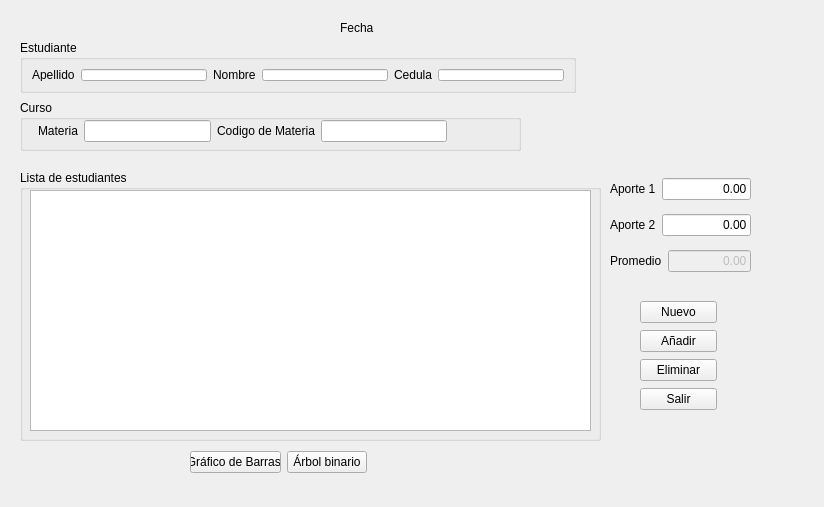
<?xml version="1.0" encoding="UTF-8"?>
<ui version="4.0">
 <class>widget</class>
 <widget class="QWidget" name="widget">
  <property name="geometry">
   <rect>
    <x>0</x>
    <y>0</y>
    <width>824</width>
    <height>507</height>
   </rect>
  </property>
  <property name="windowTitle">
   <string>Form</string>
  </property>
  <widget class="QGroupBox" name="groupBox_3">
   <property name="geometry">
    <rect>
     <x>20</x>
     <y>170</y>
     <width>581</width>
     <height>271</height>
    </rect>
   </property>
   <property name="title">
    <string>Lista de estudiantes</string>
   </property>
   <widget class="QTableWidget" name="lista">
    <property name="geometry">
     <rect>
      <x>10</x>
      <y>20</y>
      <width>561</width>
      <height>241</height>
     </rect>
    </property>
   </widget>
  </widget>
  <widget class="QWidget" name="layoutWidget_2">
   <property name="geometry">
    <rect>
     <x>610</x>
     <y>170</y>
     <width>141</width>
     <height>113</height>
    </rect>
   </property>
   <layout class="QVBoxLayout" name="verticalLayout_2">
    <item>
     <layout class="QHBoxLayout" name="horizontalLayout_2">
      <item>
       <widget class="QLabel" name="label_3">
        <property name="text">
         <string>Aporte 1</string>
        </property>
       </widget>
      </item>
      <item>
       <widget class="QLineEdit" name="Aporte1">
        <property name="enabled">
         <bool>true</bool>
        </property>
        <property name="text">
         <string>0.00</string>
        </property>
        <property name="alignment">
         <set>Qt::AlignRight|Qt::AlignTrailing|Qt::AlignVCenter</set>
        </property>
       </widget>
      </item>
     </layout>
    </item>
    <item>
     <layout class="QHBoxLayout" name="horizontalLayout_5">
      <item>
       <widget class="QLabel" name="label_8">
        <property name="text">
         <string>Aporte 2</string>
        </property>
       </widget>
      </item>
      <item>
       <widget class="QLineEdit" name="Aporte2">
        <property name="enabled">
         <bool>true</bool>
        </property>
        <property name="text">
         <string>0.00</string>
        </property>
        <property name="alignment">
         <set>Qt::AlignRight|Qt::AlignTrailing|Qt::AlignVCenter</set>
        </property>
       </widget>
      </item>
     </layout>
    </item>
    <item>
     <layout class="QHBoxLayout" name="horizontalLayout_3">
      <item>
       <widget class="QLabel" name="label_7">
        <property name="text">
         <string>Promedio</string>
        </property>
       </widget>
      </item>
      <item>
       <widget class="QLineEdit" name="Promedio">
        <property name="enabled">
         <bool>false</bool>
        </property>
        <property name="text">
         <string>0.00</string>
        </property>
        <property name="alignment">
         <set>Qt::AlignRight|Qt::AlignTrailing|Qt::AlignVCenter</set>
        </property>
       </widget>
      </item>
     </layout>
    </item>
   </layout>
  </widget>
  <widget class="QWidget" name="layoutWidget">
   <property name="geometry">
    <rect>
     <x>640</x>
     <y>300</y>
     <width>77</width>
     <height>112</height>
    </rect>
   </property>
   <layout class="QVBoxLayout" name="verticalLayout">
    <item>
     <widget class="QPushButton" name="btnnuevo">
      <property name="text">
       <string>Nuevo</string>
      </property>
     </widget>
    </item>
    <item>
     <widget class="QPushButton" name="btnanadir">
      <property name="text">
       <string>Añadir</string>
      </property>
     </widget>
    </item>
    <item>
     <widget class="QPushButton" name="btnEliminar">
      <property name="text">
       <string>Eliminar</string>
      </property>
     </widget>
    </item>
    <item>
     <widget class="QPushButton" name="btnsalir">
      <property name="text">
       <string>Salir</string>
      </property>
     </widget>
    </item>
   </layout>
  </widget>
  <widget class="QLabel" name="fecha">
   <property name="geometry">
    <rect>
     <x>340</x>
     <y>20</y>
     <width>201</width>
     <height>16</height>
    </rect>
   </property>
   <property name="text">
    <string>Fecha</string>
   </property>
  </widget>
  <widget class="QGroupBox" name="groupBox">
   <property name="geometry">
    <rect>
     <x>20</x>
     <y>40</y>
     <width>556</width>
     <height>53</height>
    </rect>
   </property>
   <property name="title">
    <string>Estudiante</string>
   </property>
   <layout class="QHBoxLayout" name="horizontalLayout_4">
    <item>
     <widget class="QLabel" name="label_2">
      <property name="text">
       <string>Apellido</string>
      </property>
     </widget>
    </item>
    <item>
     <widget class="QLineEdit" name="apellido"/>
    </item>
    <item>
     <widget class="QLabel" name="label">
      <property name="text">
       <string>Nombre</string>
      </property>
     </widget>
    </item>
    <item>
     <widget class="QLineEdit" name="nombre"/>
    </item>
    <item>
     <widget class="QLabel" name="label_5">
      <property name="text">
       <string>Cedula</string>
      </property>
     </widget>
    </item>
    <item>
     <widget class="QLineEdit" name="cedula"/>
    </item>
   </layout>
  </widget>
  <widget class="QGroupBox" name="groupBox_2">
   <property name="geometry">
    <rect>
     <x>20</x>
     <y>100</y>
     <width>501</width>
     <height>51</height>
    </rect>
   </property>
   <property name="title">
    <string>Curso</string>
   </property>
   <widget class="QWidget" name="layoutWidget">
    <property name="geometry">
     <rect>
      <x>18</x>
      <y>20</y>
      <width>409</width>
      <height>22</height>
     </rect>
    </property>
    <layout class="QHBoxLayout" name="horizontalLayout">
     <item>
      <widget class="QLabel" name="label_4">
       <property name="text">
        <string>Materia</string>
       </property>
      </widget>
     </item>
     <item>
      <widget class="QLineEdit" name="materia"/>
     </item>
     <item>
      <widget class="QLabel" name="label_6">
       <property name="text">
        <string>Codigo de Materia</string>
       </property>
      </widget>
     </item>
     <item>
      <widget class="QLineEdit" name="codigoMateria"/>
     </item>
    </layout>
   </widget>
  </widget>
  <widget class="QWidget" name="">
   <property name="geometry">
    <rect>
     <x>190</x>
     <y>450</y>
     <width>177</width>
     <height>25</height>
    </rect>
   </property>
   <layout class="QHBoxLayout" name="horizontalLayout_6">
    <item>
     <widget class="QPushButton" name="GraficoBarras">
      <property name="text">
       <string>Gráfico de Barras </string>
      </property>
     </widget>
    </item>
    <item>
     <widget class="QPushButton" name="ArbolBinario">
      <property name="text">
       <string>Árbol binario</string>
      </property>
     </widget>
    </item>
   </layout>
  </widget>
 </widget>
 <resources/>
 <connections/>
</ui>
